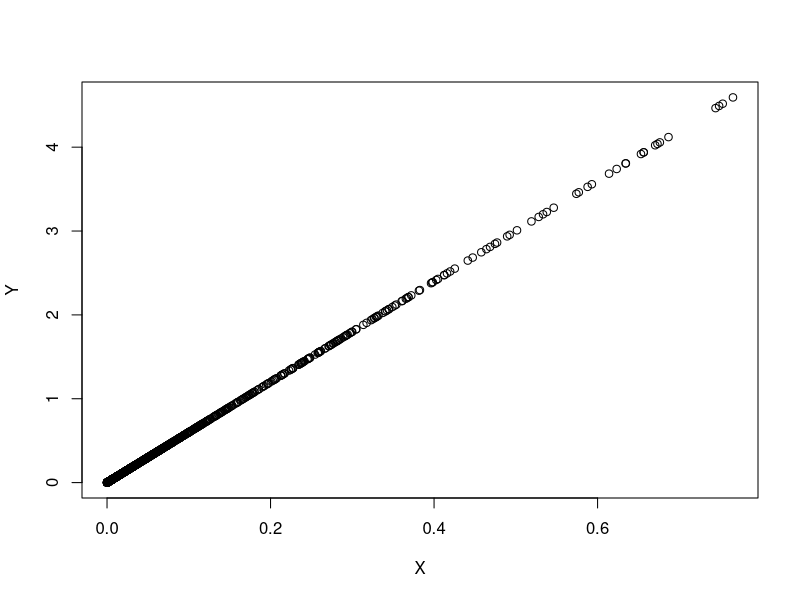
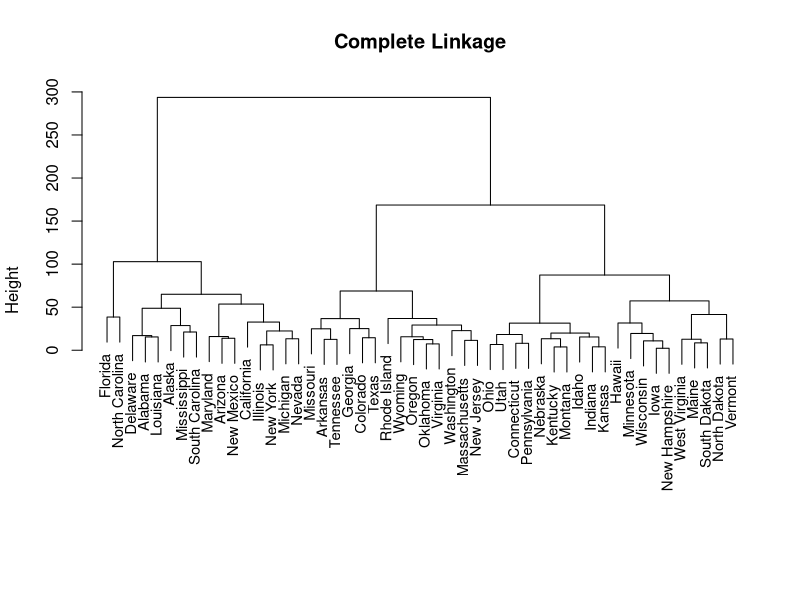
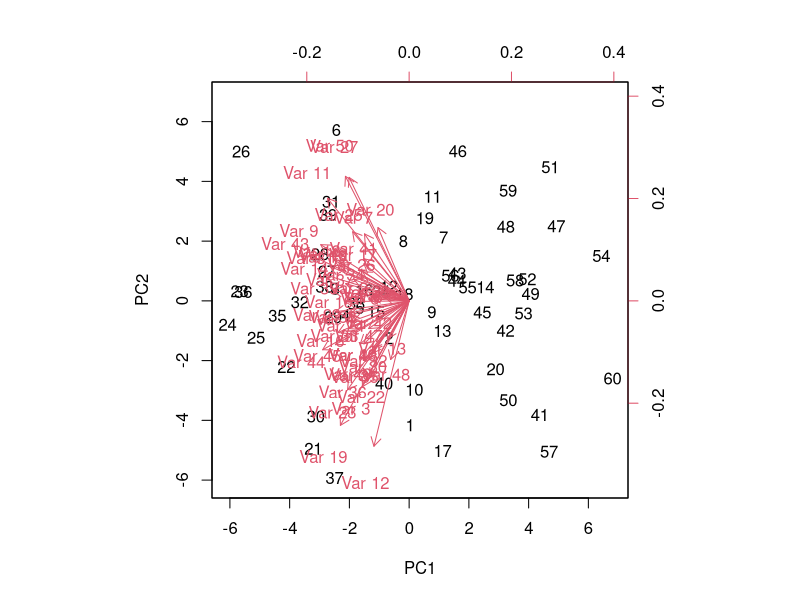
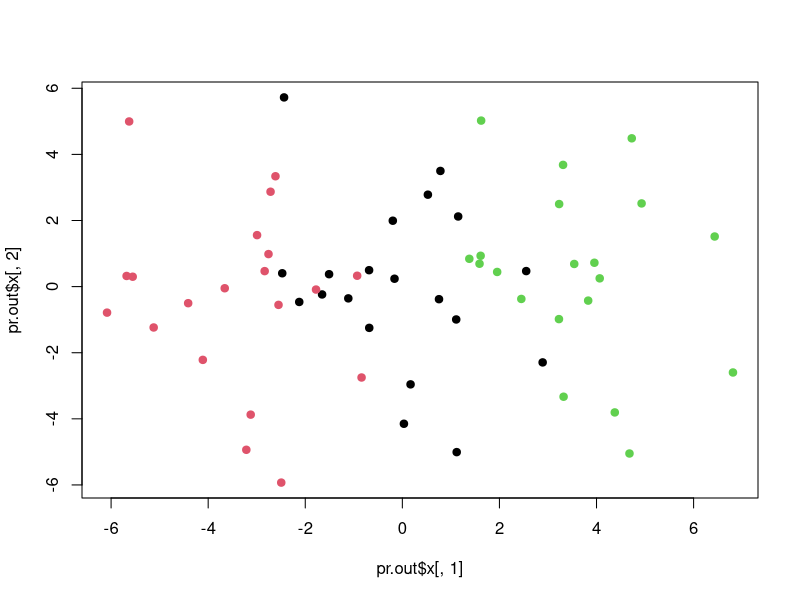

The R script that drew these images, in order:
# (7)
set.seed(0)
# Scale each observation (not the features):
USA_scaled = t(scale(t(USArrests)))
USA_scaled_ = scale(USArrests)

# The correlation of each sample with the other samples:
# 
Rij = cor(t(USA_scaled)) # -1 <= Rij <= +1 
OneMinusRij = 1 - Rij # 0 <= 1-Rij <= +2 
X = OneMinusRij[lower.tri(OneMinusRij)]

D = as.matrix( dist( USA_scaled )^2 )
Y = D[lower.tri(D)]

plot( X, Y )

summary( X/Y )

# (8)
## (a)
pr.out=prcomp(USArrests, scale=TRUE)
pr.var=pr.out$sdev^2
pve_1=pr.var/sum(pr.var)
pve_1

## (b)
USArrests_scaled = scale( USArrests )
bunbo = sum(apply( USArrests_scaled^2, 2, sum))
bunshi = apply( pr.out$x^2, 2, sum)
pve_2 = bunshi / bunbo



print(pve_1)
print(pve_2)
print(pve_1 - pve_2)


#(9)
## (a)
hc.nonscale=hclust(dist(USArrests), method="complete")

## (b)
plot(hc.nonscale,main="Complete Linkage", xlab="", sub="", cex=.9)
hc.out.nonscale = cutree(hc.nonscale, 3)

## (c)
USArrests_scaled = scale( USArrests )
hc.scale = hclust(dist(USArrests_scaled), method="complete")
hc.out.scale = cutree(hc.scale, 3)

## (d)
table(hc.out.nonscale, hc.out.scale)


# (10)
set.seed(0)
## (a)
n = 20
p = 50

X_1 = matrix(rnorm(n*p),n,p)
X_2 = X_1 + matrix(rnorm(n*p,0.5,0.5),n,p)
X_3 = X_1 - matrix(rnorm(n*p,0.5,0.5),n,p)

dat = rbind(X_1,X_2,X_3)
labels = c(rep(1,n),rep(2,n),rep(3,n))

## (b)
pr.out=prcomp(dat, scale=FALSE)
biplot(pr.out, scale=0)


plot( pr.out$x[,1], pr.out$x[,2], col=labels, pch=19 )








